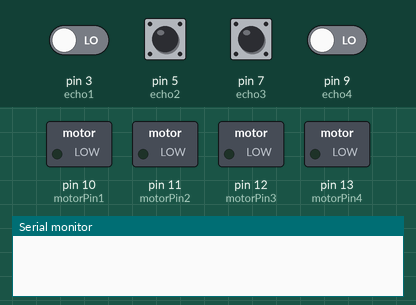
Simulated run of this sketch. Board: Arduino Uno, built with avr-gcc and run on an emulated ATmega328P. Parts: switched loads named in the sketch (green lamp = pin HIGH), the last lines printed to the serial monitor. Inputs (shaded band) come from the test bench; at power-on: pin 3 (echo1), pin 5 (echo2), pin 7 (echo3), pin 9 (echo4) LOW. Pins used as bus, display or sensor lines are not drawn.

Above: at 2.5 s.
2.6 s: pin 5 (echo2) pulsed HIGH 2 times (0.12 s each, 0.3 s apart)
At 5.7 s:
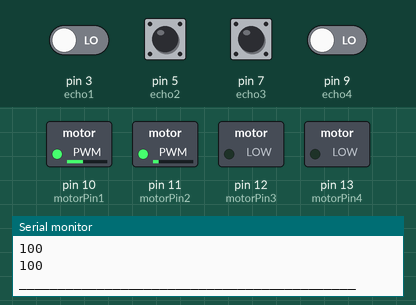
6.2 s: pin 7 (echo3) pulsed HIGH 5 times (0.12 s each, 0.3 s apart)
At 9.7 s:
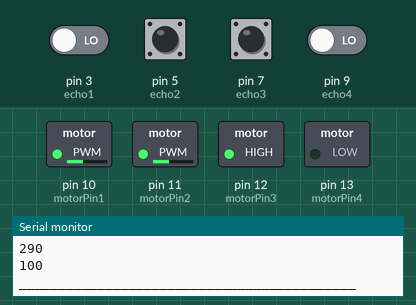
At 14.1 s:
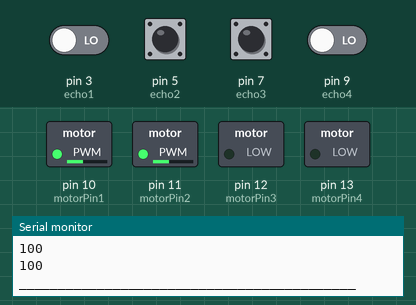
Timing chart, 0 to 15.6 s (numbered marks = the images above; inputs shaded):
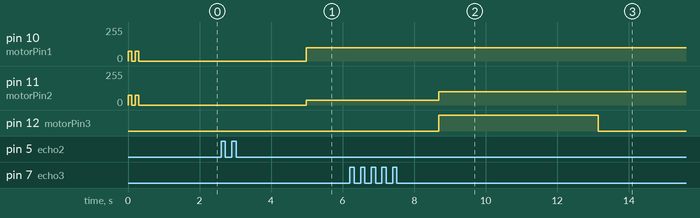

Measured:
- after the input at 2.6 s, pin 10 (motorPin1): 0/255 → 100/255 after 2.4 s instead of 3.2 s; pin 11 (motorPin2): 0/255 → 34/255 after 2.4 s
- after the input at 6.2 s, pin 11 (motorPin2): 34/255 → 100/255 after 2.5 s instead of 3.2 s; pin 12 (motorPin3): LOW → HIGH after 2.5 s, → LOW 4.5 s later

The sketch:

vibration_motors_version.ino
```cpp
// VARIABLES
int trig1 = 2;
int echo1 = 3;
int trig2 = 4;
int echo2 = 5;
int trig3 = 6;
int echo3 = 7;
int trig4 = 8;
int echo4 = 9;

int motorPin1 = 10;
int motorPin2 = 11;
int motorPin3 = 12;
int motorPin4 = 13;
int counter = 0;
int dist1, inten1, dist2, inten2, dist3, inten3, dist4, inten4;

// SETUP
void setup()
{
  Serial.begin (9600);

//Definir los O e I
  pinMode (trig1, OUTPUT);
  pinMode (echo1, INPUT);
  pinMode (trig2, OUTPUT);
  pinMode (echo2, INPUT);
  pinMode (trig3, OUTPUT);
  pinMode (echo3, INPUT);
  pinMode (trig4, OUTPUT);
  pinMode (echo4, INPUT);

//Activar los sensores de proximidad.
  digitalWrite (trig1, LOW);
  digitalWrite (trig2, LOW);
  digitalWrite (trig3, LOW);
  digitalWrite (trig4, LOW);

// Definir los O e I de los motores
  pinMode(motorPin1, OUTPUT);
  pinMode(motorPin2, OUTPUT);
  pinMode(motorPin3, OUTPUT);
  pinMode(motorPin4, OUTPUT);

// Vibracion de bienvenida
  analogWrite(motorPin1, 75);
  analogWrite(motorPin2, 75);
  delay(100);
  analogWrite(motorPin1, 0);
  analogWrite(motorPin2, 0);
  delay(100);
  analogWrite(motorPin1, 75);
  analogWrite(motorPin2, 75);
  delay(100);
  analogWrite(motorPin1, 0);
  analogWrite(motorPin2, 0);
  delay(1000);
}

// Funcion MEASURE
int measure(int trig, int echo)
{
  int tiempo;
  digitalWrite (trig, HIGH);
  delay (100);
  digitalWrite (trig, LOW);
  tiempo = pulseIn (echo, HIGH);
  return tiempo / 58;
}

// LOOP
void loop()
{
  // Medidas de distancias de los sensores 1 y 2
  dist1 = measure(trig1, echo1);
  dist2 = measure(trig2, echo2);
  dist3 = measure(trig3, echo3);
  dist4 = measure(trig4, echo4);
  Serial.print("Distancia 1 ");
  Serial.println (dist1);
  Serial.print("Distancia 2 ");
  Serial.println (dist2);
  Serial.print("Distancia 3 ");
  Serial.println (dist3);
  Serial.print("Distancia 4 ");
  Serial.println (dist4);

  // Intensidad es inv. prop. a la distancia
  inten1 = 100 - dist1;
  inten2 = 100 - dist2;
  inten3 = 100 - dist3;
  inten4 = 100 - dist4;

  // Imprimir los datos en el monitor serial.
  Serial.println(inten1);
  Serial.println(inten2);
  Serial.println(inten3);
  Serial.println(inten4);
  Serial.println("___________________________________________");


 // Si la distancia es menor o igual a 150 mm en un sensor, vibrar con la intensidad en ese sensor.
  if (dist1 <= 100){
  analogWrite(motorPin1, inten1);
  }
  if (dist2 <= 100){
  analogWrite(motorPin2, inten2);
  }
  if (dist3 <= 100){
  analogWrite(motorPin3, inten3);
  }
  if (dist4 <= 100){
  analogWrite(motorPin4, inten4);
  }
}
```
